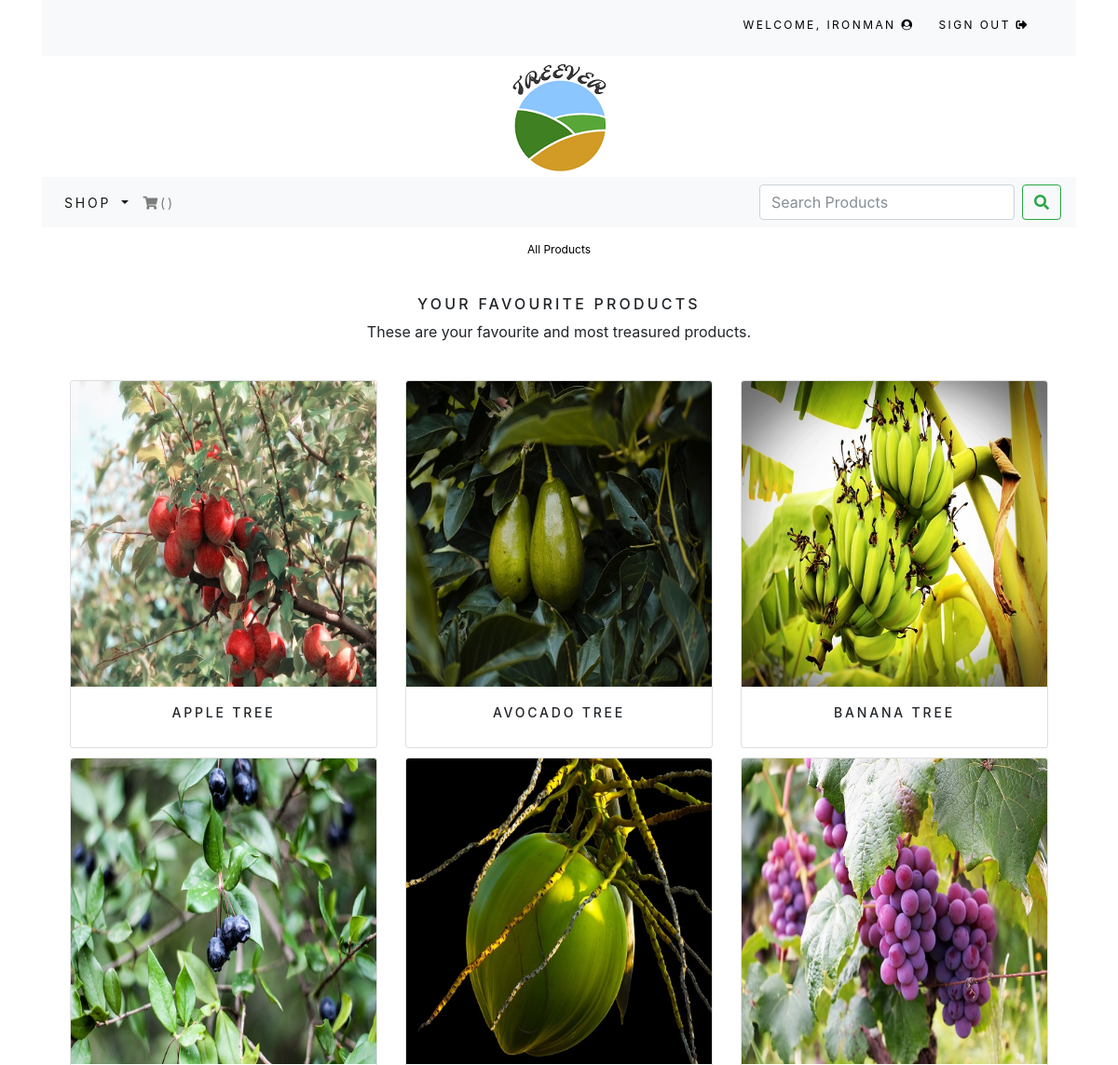
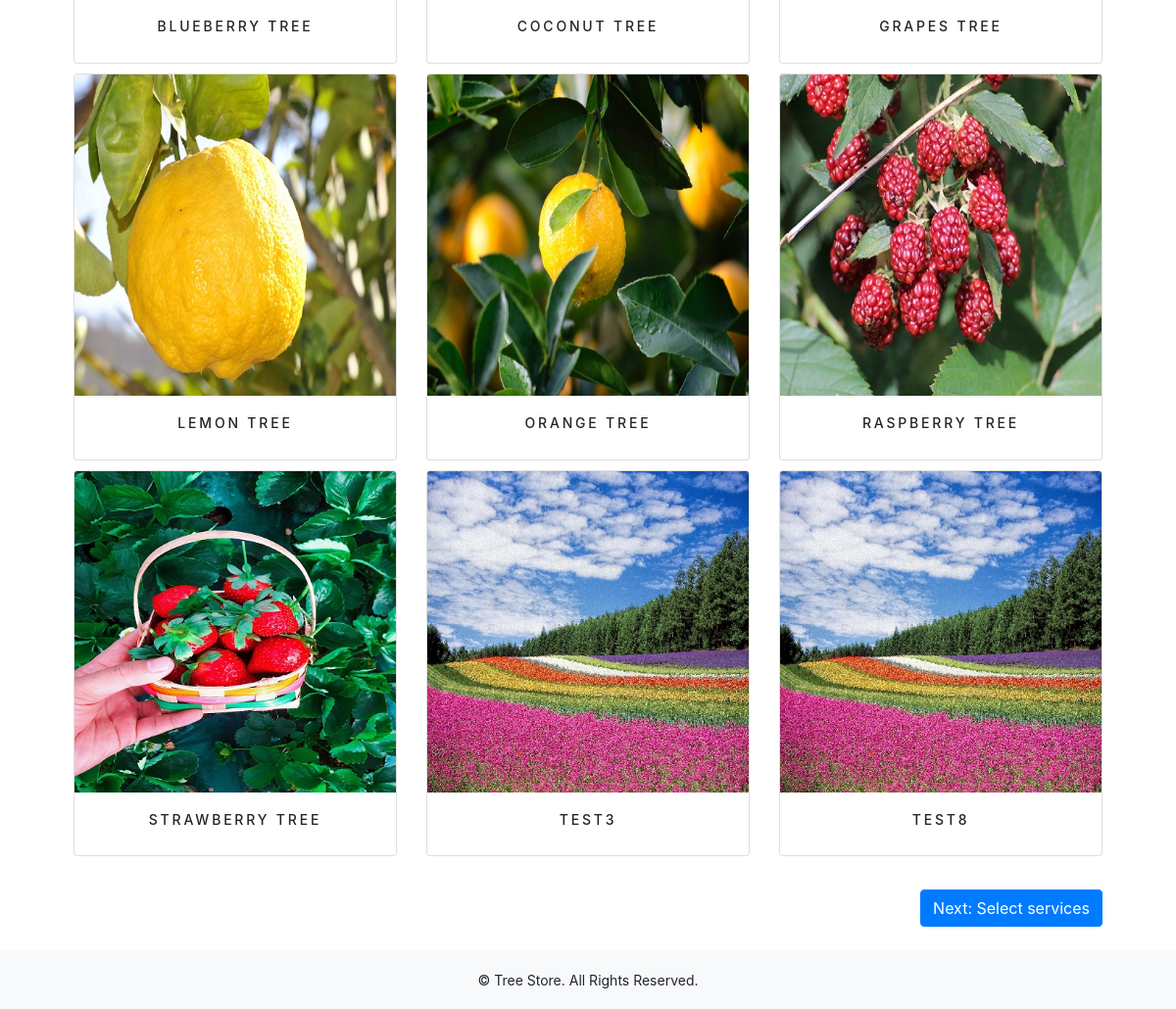
Screenshot of /shop/allproducts/ (signed in) with the database file from the repository (2 pictures, top to bottom).
### shop/models.py (models this page shows, shortened)
class Product(models.Model):
	name = models.CharField(max_length=250, unique=True)
	slug = models.SlugField(max_length=250, unique=True, blank=True)
	description = models.TextField(blank=True)
	service = models.ForeignKey(Service, on_delete=models.CASCADE, blank=True, null=True)
	image = models.ImageField(upload_to='product')
	latitude = models.DecimalField(max_digits=19, decimal_places=16)
	longitude = models.DecimalField(max_digits=19, decimal_places=16)
	user = models.ForeignKey(User, on_delete=models.CASCADE)
	available = models.BooleanField(default=True)
	created = models.DateTimeField(auto_now_add=True)
	updated = models.DateTimeField(auto_now=True)
	class Meta:
		ordering = ('name',)
		verbose_name = 'product'
		verbose_name_plural = 'products'
	def get_url(self):
		return reverse('shop:ProductDetail', args=[self.slug])

### shop/views.py (the view)
# urls.py: path('allproducts/', views.AllProduct, name='AllProduct'),
@login_required(login_url="/")
def AllProduct(request):
	products = Product.objects.filter(available=True)
	return render(request, 'shop/allproducts.html', {'products':products})

### shop/templates/shop/allproducts.html (shortened to what this page needs)
{% extends "base.html" %}
{% load staticfiles %}
{% block content %}
	<div class="row my_row_class">
		<div class="mx-auto">
			<p>All Products</p>
		</div>
	</div>
	<br>
	<div>
		<h1 class="text-center my_title">Your Favourite Products</h1>
		<p class="text-center text-justify">These are your favourite and most treasured products.</p>
	</div>
	<br>
	<div class="container">
		<div class="row mx-auto">
			{% for product in products %}
				<div class="my_bottom_margin col-9 col-sm-12 col-md-4 col-md-12 col-lg-4">
					<div class="card text-center" style="min-width: 18rem;">
						<a href="{{product.get_url}}"><img class="card-img-top my_image" src="{{product.image.url}}" alt="{{product.name}}"></a>
						<div class="card-body">
							<h4>{{product.name}}</h4>
						</div>
					</div>
				</div>
			{% endfor %}
		</div>
		<br>
		<div class="container text-right">
			<a href="{% url 'shop:AllService' %}"><button type="button" class="btn btn-primary">Next: Select services</button></a>
		</div>
		<br>
	</div>
{% endblock %}

### shop/templates/top-navbar.html (shortened to what this page needs)
<div class="container">
	<div class="my_custom_menu">
		<ul>
			{% if request.user.is_authenticated and request.user.first_name %}
			<li>
				Welcome, <a href="{% url 'shop:MyProfile' request.user.username %}">{{ request.user.first_name }} <i class="fas fa-user-circle"></i></a>
			</li>
			<li>
				<a href="{% url 'signout' %}">Sign Out <i class="fas fa-sign-out-alt"></i></a>
			</li>
			{% endif %}
		</ul>
	</div>
</div>

### static/css/custom.css (style rules this page uses)
body { font-family: 'Roboto', sans-serif; }
.my_row_class { padding-top: 15px; }
.my_row_class .mx-auto p { color: #000; font-size: 12px; }
.my_image { width: 100%; height: auto; }
.my_title { font-size: 16px; text-transform: uppercase; letter-spacing: .2em; }
.my_bottom_margin { margin-bottom: 10px; }
.card-body h4 { font-size: 14px; text-transform: uppercase; letter-spacing: .2em; }
.my_custom_menu { text-align: right !important; }
.my_custom_menu ul li { list-style: none; color: #000; text-transform: uppercase; letter-spacing: .2em; font-size: 12px; padding-right: 20px; display: inline; }
.my_custom_menu ul li a { text-decoration: none; color: #000; list-style: none; text-transform: uppercase; letter-spacing: .2em; font-size: 12px; }

### rows the page displays
Product: image (picture), name "APPLE TREE"
Product: image (picture), name "AVOCADO TREE"
Product: image (picture), name "BANANA TREE"
Product: image (picture), name "BLUEBERRY TREE"
Product: image (picture), name "COCONUT TREE"
Product: image (picture), name "GRAPES TREE"
Product: image (picture), name "LEMON TREE"
Product: image (picture), name "ORANGE TREE"
Product: image (picture), name "RASPBERRY TREE"
Product: image (picture), name "STRAWBERRY TREE"
Product: image (picture), name "TEST3"
Product: image (picture), name "TEST8"

### other values shown
{{ request.user.first_name }} "IRONMAN"
